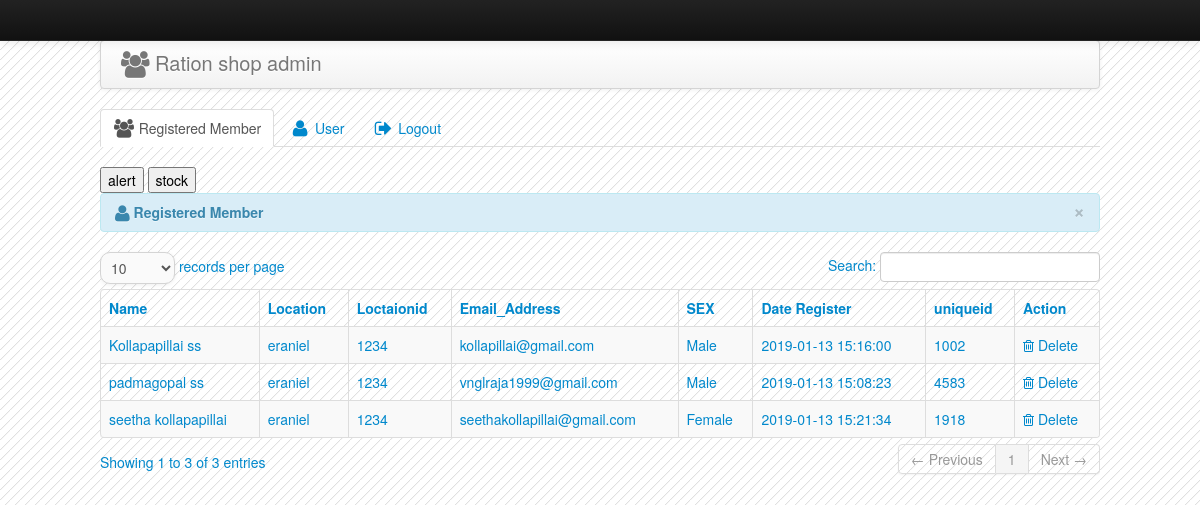
The app's page /admin/home.php (signed in) with its own data.
### tables this page shows
CREATE TABLE `reg_member` (
  `member_id` int(11) NOT NULL,
  `firstname` varchar(100) NOT NULL,
  `lastname` varchar(100) NOT NULL,
  `address` varchar(100) NOT NULL,
  `email` varchar(100) NOT NULL,
  `c_number` varchar(20) NOT NULL,
  `gender` varchar(100) NOT NULL,
  `date` varchar(100) NOT NULL,
  `L_id` int(2) NOT NULL,
  `uid` varchar(11) NOT NULL
);

### admin/tab_member.php (the view, shortened to what this page needs)
<div class="tab-pane fade in active" id="member">
                        <table cellpadding="0" cellspacing="0" border="0" class="table table-striped table-bordered" id="example">
                            <div class="alert alert-info">
                                <button type="button" class="close" data-dismiss="alert">&times;</button>
                                <strong><i class="icon-user icon-large"></i>&nbsp;Registered Member</strong>
                            </div>
                            <thead>
                                <tr>
                                    <th>Name</th>
                                    <th>Location</th>
                                    <th>Loctaionid</th>
                                    <th>Email_Address</th>
                                    <th>SEX</th>
                                    <th>Date Register</th>
                                    <th>uniqueid</th>
									<th>Action</th>
                                </tr>
                            </thead>
                            <tbody>
							<?php
							$query=mysql_query("select * from reg_member")or die(mysql_error());
							while($row=mysql_fetch_array($query)){
							$id=$row['member_id'];
							?>
                           		<tr class="del<?php echo $id ?>">
                                       <td><?php echo $row['firstname']." ".$row['lastname']; ?></td>
                                       <td><?php echo $row['address']; ?></td>
                                       <td><?php echo $row['L_id']; ?></td>
                                       <td><?php echo $row['email']; ?></td>
                                       <td><?php echo $row['gender']; ?></td>
                                       <td><?php echo $row['date']; ?></td>
                                       <td><?php echo $row['uid']; ?></td>
									   <td><a  id="<?php echo $id;?>" class="delete_member"><i class="icon-trash"></i>&nbsp;Delete</a></td>
                                </tr>
								<?php } ?>
                            </tbody>
                        </table>
</div>

### admin/header.php (shortened to what this page needs)
<!DOCTYPE html>
<html lang="en">
    <head>
        <link href="css/bootstrap.css" rel="stylesheet" type="text/css" media="screen">
        <link href="css/font-awesome.css" rel="stylesheet" type="text/css" media="screen">
        <link rel="stylesheet" type="text/css" href="css/DT_bootstrap.css">
    </head>

### admin/home.php (shortened to what this page needs)
<?php
include('header.php');
?>
<body>
 <div class="navbar navbar-fixed-top navbar-inverse">
    <div class="navbar-inner">
    </div>
    </div>
<br><br>
<div class="container">
 <div class="navbar">
    <div class="navbar-inner">
    <a class="brand" href="#"><i class="icon-group icon-large"></i>&nbsp;Ration shop admin</a>
    </div>
    </div>
    <div class="row-fluid">
	<div class="span12">
	<ul id="myTab" class="nav nav-tabs">
    <li class="active"><a href="#member" data-toggle="tab"><i class="icon-group icon-large"></i>&nbsp;Registered Member</a></li>
    <li><a href="#user" data-toggle="tab"><i class="icon-user icon-large"></i>&nbsp;User</a></li>
   <li>
   <a  href="#myModal" data-toggle="modal"><i class="icon-signout icon-large"></i>&nbsp;Logout</a>
	</li>
    </ul>
<a  href="alert.php"><button>alert</button></a>
<a  href="stock.php"><button>stock</button>
  </div>
    </div>
<div class="tab-content">
<?php
include('tab_member.php');
?>
</div>
</div>
</body>
</html>

### records on screen
reg_member: firstname "Kollapapillai", lastname "ss", address "eraniel", L "1234", email "kollapillai@gmail.com", gender "Male", date "2019-01-13 15:16:00", uid "1002"
reg_member: firstname "padmagopal", lastname "ss", address "eraniel", L "1234", email "vnglraja1999@gmail.com", gender "Male", date "2019-01-13 15:08:23", uid "4583"
reg_member: firstname "seetha", lastname "kollapapillai", address "eraniel", L "1234", email "seethakollapillai@gmail.com", gender "Female", date "2019-01-13 15:21:34", uid "1918"
